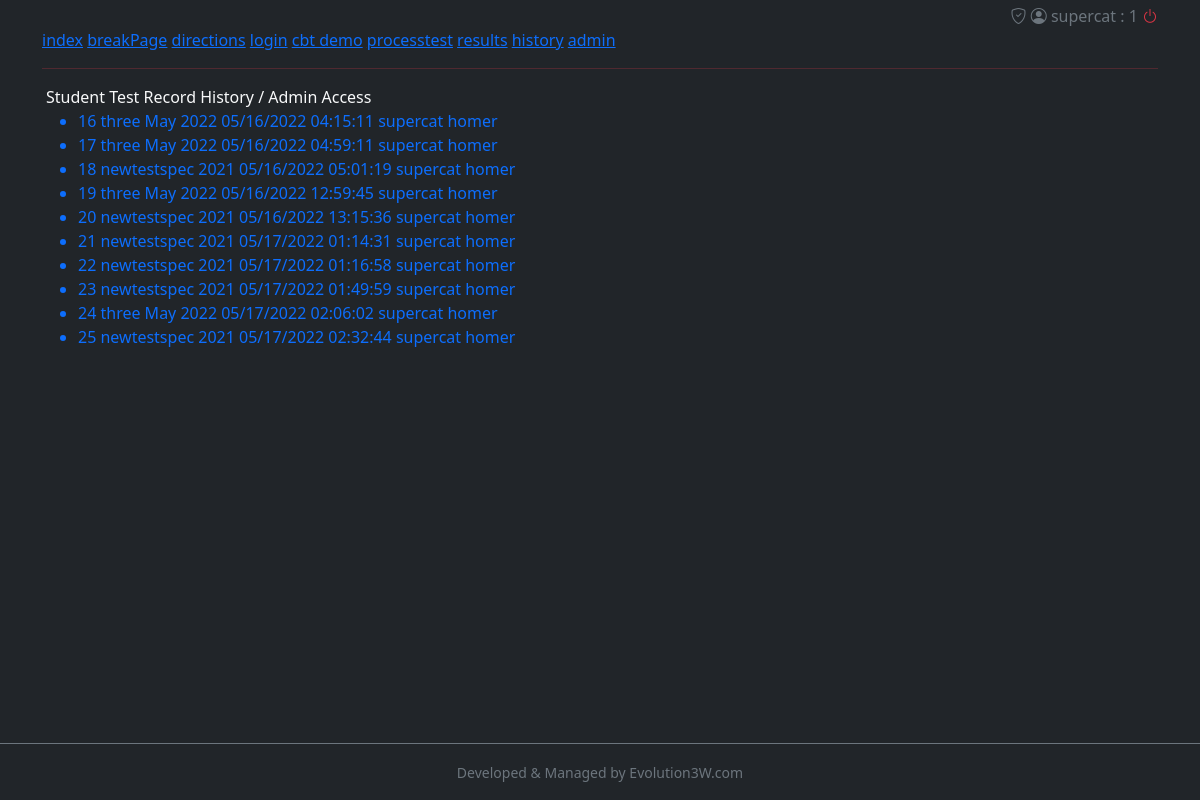
The app's page /history (signed in) with its own data.
### cbtsystem/models.py (models this page shows)
class testRecord(models.Model):
    studentUsername = models.CharField(null=True, blank=False, max_length=200)
    studentName = models.CharField(null=True, blank=False, max_length=200)
    testName = models.CharField(max_length=200, null=True, blank=True)
    testId = models.CharField(max_length=100, null=True, blank=True)
    date_finished = models.DateTimeField(auto_now_add=True)
    studentAnswersReading = JSONField(null=True, default={})
    studentAnswersWriting = JSONField(null=True, default={})
    numberInCorrectR = models.CharField(max_length=10, null=True, default='0')
    numberInCorrectW = models.CharField(max_length=10, null=True, default='0')
    scoreReading = models.CharField(max_length=3, null=True, default='200')
    scoreWriting = models.CharField(max_length=3, null=True, default='200')
    jsonWrongQtypeR = JSONField(null=True, default={})
    jsonWrongQtypeW = JSONField(null=True, default={})
    def __str__(self):
        return '{0} {1} {2} {3} {4}'.format(self.id, self.testName, self.date_finished.strftime("%m/%d/%Y %H:%M:%S"),  self.studentUsername, self.studentName)

### cbtsystem/views.py (the view)
# urls.py: path('history', views.history, name='history'),
@login_required(login_url='loginpage')
def history(request):
    username = request.user.username
    record = testRecord.objects.filter(studentUsername=username)
    return render(request, 'cbtsystem/history.html', {'record': record})

### cbtsystem/templates/cbtsystem/history.html
{% extends 'cbtsystem/index.html' %}
{% block content %}
<div class="container  px-3">
    Student Test Record History / Admin Access
    <br>
    <ul>
        {% for r in record|slice:":20" %}
        <a href="{% url 'results_pk' r.id %}" style="text-decoration:none;">
            <li> {{r}}</li>
        </a>
        {% endfor %}
    </ul>
</div>
{% endblock %}

### cbtsystem/templates/cbtsystem/index.html (shortened to what this page needs)
<!DOCTYPE html>
<html lang="en">
<head>
    <link href="https://cdn.jsdelivr.net/npm/bootstrap@5.0.2/dist/css/bootstrap.min.css" rel="stylesheet"
>
    <link rel="stylesheet" href="https://cdn.jsdelivr.net/npm/bootstrap-icons@1.8.1/font/bootstrap-icons.css">
</head>
<body class="bg-dark text-light d-flex flex-column min-vh-100">
<div class="container">
    <div class="text-secondary text-end mb-0 mt-1">
        {% if request.user.is_superuser %}<i class="bi bi-shield-check"></i>{% else %} * {% endif %}
        <i class="bi bi-person-circle"></i> {{request.user}} : {{request.user.id}}
        <a href="{% url 'logoutpage' %}"><i class="bi bi-power text-danger"></i></a></div>
    <a href="{% url 'index' %}">index</a>
    <a href="{% url 'breakpage' %}">breakPage</a>
    <a href="{% url 'directions' %}">directions</a>
    <a href="{% url 'loginpage' %}">login</a>
    <a href="{% url 'demo' %}">cbt demo</a>
    <a href="{% url 'processtest' %}">processtest</a>
    <a href="{% url 'results' %}">results</a>
    <a href="{% url 'history' %}">history</a>
    <a href="http://127.0.0.1:8000/admin">admin</a>
    <hr class="bg-danger">
</div>
{% block content %}{% endblock %}
<footer class="footer mt-auto py-3 bg-dark border-top border-secondary">
    <div class="container text-center"><small>
    <span> <a href="https://www.evolution3w.com" class="text-muted text-decoration-none">Developed & Managed by Evolution3W.com</a>
    </span></small>
    </div>
</footer>
</body>
</html>

### records on screen
testRecord: id+testName+date_finished "16 three May 2022 05/16/2022 04:15:11 supercat homer"
testRecord: id+testName+date_finished "17 three May 2022 05/16/2022 04:59:11 supercat homer"
testRecord: id+testName+date_finished "18 newtestspec 2021 05/16/2022 05:01:19 supercat homer"
testRecord: id+testName+date_finished "19 three May 2022 05/16/2022 12:59:45 supercat homer"
testRecord: id+testName+date_finished "20 newtestspec 2021 05/16/2022 13:15:36 supercat homer"
testRecord: id+testName+date_finished "21 newtestspec 2021 05/17/2022 01:14:31 supercat homer"
testRecord: id+testName+date_finished "22 newtestspec 2021 05/17/2022 01:16:58 supercat homer"
testRecord: id+testName+date_finished "23 newtestspec 2021 05/17/2022 01:49:59 supercat homer"
testRecord: id+testName+date_finished "24 three May 2022 05/17/2022 02:06:02 supercat homer"
testRecord: id+testName+date_finished "25 newtestspec 2021 05/17/2022 02:32:44 supercat homer"

### other values on screen
{{ request.user }} "supercat"
{{ request.user.id }} "1"
